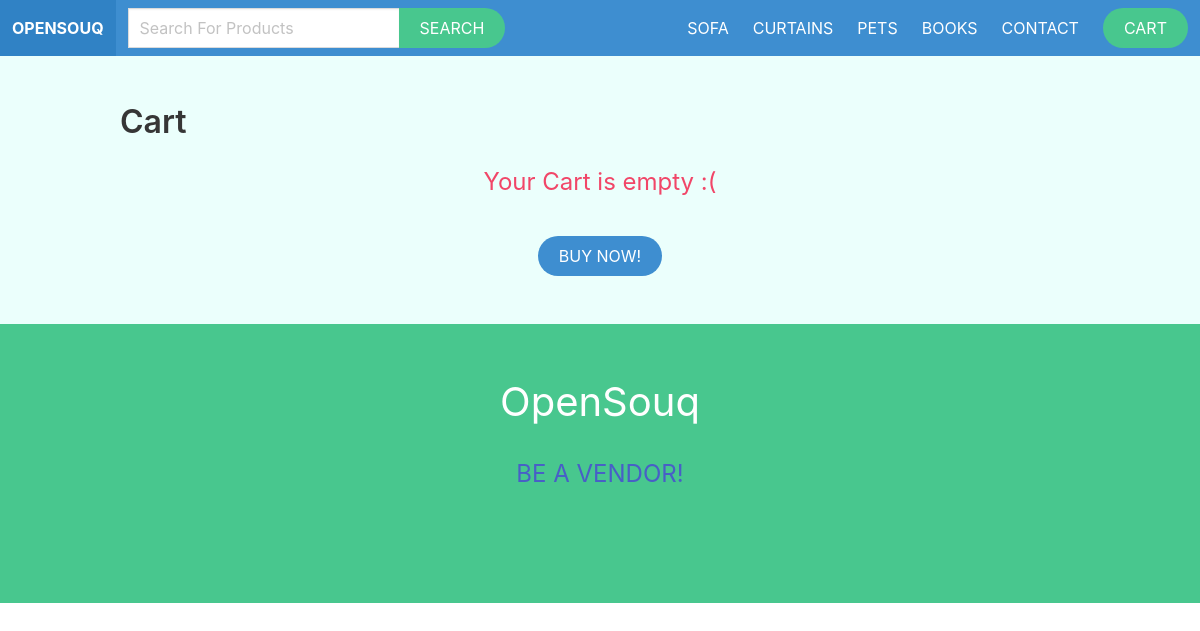
Page /cart/ on the committed database.
### apps/product/models.py (models this page shows)
class Category(models.Model):
    title=models.CharField(max_length=255)
    slug=models.CharField(max_length=255)
    ordering=models.IntegerField(default=0)
    class Meta:
        ordering = ['ordering']
    def __str__(self):
        return self.slug

### apps/cart/views.py (the view)
# urls.py: path('',views.cart_detail,name='cart'),
def cart_detail(request):
    cart = Cart(request)
    if request.method == 'POST':
        form = CheckoutForm(request.POST)
        if form.is_valid():
            stripe.api_key = settings.STRIPE_SECRET_KEY
            stripe_token = form.cleaned_data['stripe_token']
            try:
                charge = stripe.Charge.create(
                    amount = int(cart.get_total_cost() * 100),
                    currency = 'INR',
                    description = 'Charge from Opensouq',
                    source = stripe_token
                )
                first_name = form.cleaned_data['first_name']
                last_name = form.cleaned_data['last_name']
                email = form.cleaned_data['email']
                phone = form.cleaned_data['phone']
                address = form.cleaned_data['address']
                zipcode = form.cleaned_data['zipcode']
                place = form.cleaned_data['place']
                order = checkout(request, first_name, last_name, email, address, zipcode, place, phone, cart.get_total_cost())
                cart.clear()
                return redirect('success')
            except Exception:
                messages.error(request,'Transaction Failure ')
    else:
        form = CheckoutForm()
    remove_from_cart = request.GET.get('remove_from_cart', '')
    change_quantity = request.GET.get('change_quantity', '')
    quantity = request.GET.get('quantity', 0)
    if remove_from_cart:
        cart.remove(remove_from_cart)
        return redirect('cart')
    if change_quantity:
        cart.add(change_quantity,quantity,True)
        return redirect('cart')
    return render(request,'cart/cart.html',{'form':form,'stripe_pub_key':settings.STRIPE_PUB_KEY})

### apps/cart/forms.py
class CheckoutForm(forms.Form):
    first_name = forms.CharField( max_length=255)
    last_name = forms.CharField(max_length=255)
    email = forms.EmailField(max_length=255 )
    phone = forms.CharField( max_length=255 )
    address = forms.CharField( max_length=255)
    zipcode = forms.CharField(max_length=255)
    place = forms.CharField(max_length=255)
    stripe_token = forms.CharField(max_length=255)

### apps/cart/cart.py (called while the page is built)
    def __len__(self):
        return sum(item['quantity'] for item in self.cart.values())

### apps/cart/context_processors.py (called while the page is built)
def cart(request):
    return {'cart':Cart(request)}

### apps/product/context_processors.py (called while the page is built)
def menu_categories(request):
    categories=Category.objects.all()
    return {'menu_categories':categories}

### apps/cart/templates/cart/cart.html (shortened to what this page needs)
{% extends 'core/base.html' %}
{% block content %}
    <h1 class="title">Cart</h1>
    {% if cart %}
        <div class="box mb-6 has-text-primary">
            <div class="table">
                <table class="table is-fullwidth is-striped ">
                    <thead>
                        <th></th>
                        <th>Product</th>
                        <th>Quantity</th>
                        <th>Price</th>
                        <th></th>
                    </thead>
                    <tbody>
                        {% for item in cart %}
                            <tr>
                                <td>
                                    <figure class="image is-64x64">
                                        <img src="{{ item.product.get_thumbnail }}">
                                    </figure>
                                </td>
                                <td>
                                    <a href="{% url 'product' item.product.category.slug item.product.slug %}">{{ item.product.title }}</a>
                                </td>
                                <td>
                                    {{ item.quantity }}
                                    <a href="?change_quantity={{ item.id }}&quantity=-1">-</a>
                                    <a href="?change_quantity={{ item.id }}&quantity=1">+</a>
                                </td>
                                <td>${{ item.total_price }}</td>
                                <td><a href="?remove_from_cart={{ item.id }}" class="delete">Remove</a></td>
                            </tr>
                        {% endfor %}
                    </tbody>
                    <tfoot>
                        <tr>
                            <td></td>
                            <td><strong>Total cost</strong></td>
                            <td><strong>{{ cart|length}}</strong></td>
                            <td colspan="2"><strong>${{ cart.get_total_cost }}</strong></td>
                        </tr>
                    </tfoot>
                </table>
            </div>
        </div>
        <h2 class="subtitle has-text-info">Contact information</h2>
        <form method="post" action="." id="payment-form">
            {% csrf_token %}
            {% if form.non_field_errors %}
                <div class="notification is-danger">
                    {{ form.non_field_errors}}
                </div>
            {% endif %}
            {% if form.errors %}
                <div class="notification is-danger">
                    <ul>
                        {% for field in form %}
                            {% for error in field.errors %}
                                <li><strong>{{ field.label }}: </strong>{{ error }}</li>
                            {% endfor %}
                        {% endfor %}
                    </ul>
                </div>
            {% endif %}
            <div class="columns">
                <div class="column is-6 has-text-primary">
                    <div class="field">
                        <label>First name</label>
                        <div class="control">
                            <input class="input" type="text" name="first_name">
                        </div>
                    </div>
                    <div class="field">
                        <label>Last name</label>
                        <div class="control">
                            <input class="input" type="text" name="last_name">
                        </div>
                    </div>
                    <div class="field">
                        <label>E-mail</label>
                        <div class="control">
                            <input class="input" type="email" name="email">
                        </div>
                    </div>
                    <div class="field">
                        <label>Phone</label>
                        <div class="control">
                            <input class="input" type="text" name="phone">
                        </div>
                    </div>
                </div>
                <div class="column is-6 has-text-primary">
                    <div class="field">
                        <label>Address</label>
                        <div class="control">
                            <input class="input" type="text" name="address">
                        </div>
                    </div>
                    <div class="field">
                        <label>Zip code</label>
                        <div class="control">
                            <input class="input" type="text" name="zipcode">
                        </div>
                    </div>
                    <div class="field">
                        <label>Place</label>
                        <div class="control">
                            <input class="input" type="text" name="place">
                        </div>
                    </div>
                </div>
            </div>
            <h2 class="subtitle has-text-info">Payment information</h2>
            <i class="fa-brands fa-cc-mastercard fa-lg"></i>
            <i class="fa-brands fa-cc-amazon-pay fa-lg"></i>
            <i class="fa-brands fa-cc-visa fa-lg"></i>
            <div id="card-element">
            </div>
            {% if messages %}
                {% for message in messages %}
                    <div class="notification is-danger">{{ message }}</div>
                {% endfor %}
            {% endif %}
            <div class="field">
                <div class="control has-text-centered">
                    <button class="button is-success mt-4 is-uppercase is-rounded">Checkout</button>
                </div>
            </div>
        </div>
    {% else %}
        <p class="is-size-4 has-text-centered has-text-danger">Your Cart is empty :(<br><br>
        <a href="/"><button class="button is-info is-uppercase is-rounded">Buy Now!</button></a></p>
    {% endif %}
{% endblock %}

### apps/core/templates/core/base.html (shortened to what this page needs)
{% load static %}
<!DOCTYPE html>
<html lang="en">
<head>
    <link rel="stylesheet" href="https://cdn.jsdelivr.net/npm/bulma@0.9.1/css/bulma.min.css">
    <link rel="stylesheet" href="{% static 'styles/main.css'%}">
</head>
<body>
    <nav class="navbar is-info ">
        <div class="navbar-brand">
            <a href="/" class="navbar-item "><strong>OpenSouq</strong></a>
        </div>
        <div class="navbar-menu" id="main-navbar">
            <div class="navbar-start">
                <div class="navbar-item">
                <form action="{% url 'search'%}" method="get">
                    <div class="field has-addons">
                        <div class="control ">
                            <input type="text" class="input" name="query" placeholder="Search For Products" autocomplete="off">
                        </div>
                        <div class="control">
                            <button class="button is-success is-uppercase is-rounded">Search</button>
                        </div>
                    </div>
                </form>
                </div>
            </div>
            <div class="navbar-end">
                {% for category in menu_categories %}
                <a href="{% url 'category' category.slug %}" class="navbar-item">{{category}}</a>
                {% endfor %}
                <a href="{% url 'contact' %} " class="navbar-item">Contact</a>
                <div class="navbar-item">
                    <a href="{% url 'cart'%}" class="is-success button is-rounded">Cart {% if cart %} ({{cart|length}}){% endif %}</a>
                </div>
            </div>
        </div>
    </nav>
    <section class="section has-background-primary-light">
        <div class="container">
            {% block content %}
            {% endblock content %}
        </div>
    </section>
    <footer class="footer has-background-success has-text-centered">
        <h1 class="has-text-centered is-size-2 is-family-primary has-text-white"> OpenSouq</h1>   <br>
        {% if request.user.is_authenticated %}
        <a href="{% url 'vendor_admin' %}"><h1 class="is-family-primary has-text-link is-size-4">Vendor Admin</h1></a>
        {% else %}
        <a href="{% url 'become_vendor' %}"><h1 class="is-family-primary has-text-link is-size-4">BE A VENDOR!</h1></a>
        {% endif %}
    </footer>
</body>
</html>

### static/styles/main.css (style rules this page uses)
body { background-color: #f2f7f7; }
.navbar { text-transform: uppercase; }
.footer { align-self: center; }
.footer a { margin-bottom: 15px; display: inline-block; color: #444; }
.input, .button { border-radius: 0; }

### rows in the picture
Category: slug "SOFA"
Category: slug "CURTAINS"
Category: slug "PETS"
Category: slug "BOOKS"
